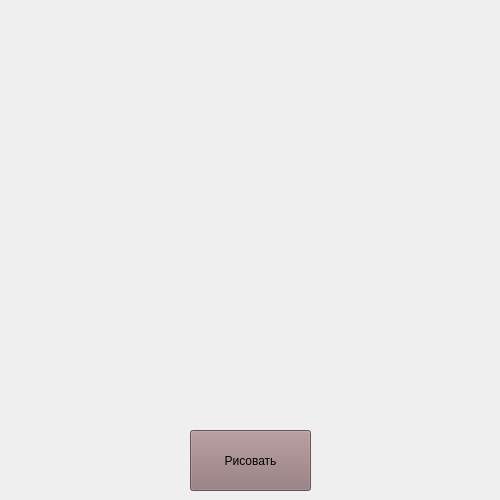
<?xml version="1.0" encoding="UTF-8"?>
<ui version="4.0">
 <class>MainWindow</class>
 <widget class="QMainWindow" name="MainWindow">
  <property name="geometry">
   <rect>
    <x>0</x>
    <y>0</y>
    <width>500</width>
    <height>500</height>
   </rect>
  </property>
  <property name="windowTitle">
   <string>MainWindow</string>
  </property>
  <property name="styleSheet">
   <string notr="true"/>
  </property>
  <widget class="QWidget" name="centralwidget">
   <widget class="QPushButton" name="pushButton">
    <property name="geometry">
     <rect>
      <x>190</x>
      <y>430</y>
      <width>121</width>
      <height>61</height>
     </rect>
    </property>
    <property name="styleSheet">
     <string notr="true">background: #907477</string>
    </property>
    <property name="text">
     <string>Рисовать</string>
    </property>
   </widget>
  </widget>
 </widget>
 <resources/>
 <connections/>
</ui>
